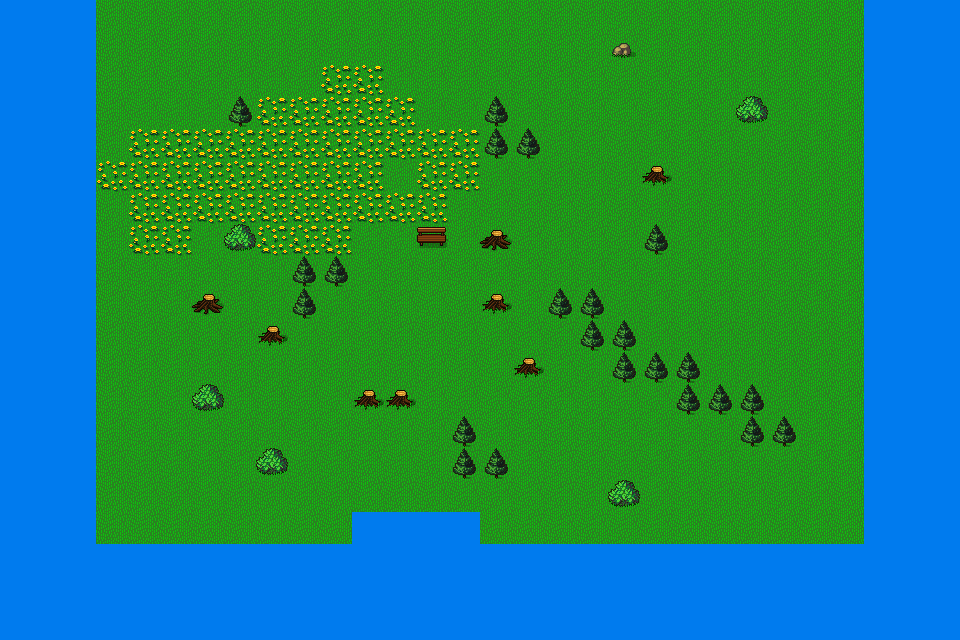

This is a level from a 2D game, rendered from its Tiled map with the project's own tilesets. A one-line summary and the complete map file follow:
An orthogonal 30x20 tile map with 32x32 px tiles, 2 tile layers (Tile Layer 1, Tile Layer 2) and 4 objects.

<map version="1.10" tiledversion="1.11.2" orientation="orthogonal" renderorder="right-down" width="30" height="20" tilewidth="32" tileheight="32" infinite="0" nextlayerid="4" nextobjectid="19">
 <tileset firstgid="1" source="basic.tsx" />
 <layer id="1" name="Tile Layer 1" width="30" height="20">
  <data encoding="csv">
212,212,212,98,98,98,98,98,98,98,98,98,98,98,98,98,98,98,98,98,98,98,98,98,98,98,98,212,212,212,
212,212,212,98,98,98,98,98,98,98,98,98,98,98,98,98,98,98,98,98,98,98,98,98,98,98,98,212,212,212,
212,212,212,98,98,98,98,98,98,98,98,98,98,98,98,98,98,98,98,98,98,98,98,98,98,98,98,212,212,212,
212,212,212,98,98,98,98,98,98,98,98,98,98,98,98,98,98,98,98,98,98,98,98,98,98,98,98,212,212,212,
212,212,212,98,98,98,98,98,98,98,98,98,98,98,98,98,98,98,98,98,98,98,98,98,98,98,98,212,212,212,
212,212,212,98,98,98,98,98,98,98,98,98,98,98,98,98,98,98,98,98,98,98,98,98,98,98,98,212,212,212,
212,212,212,98,98,98,98,98,98,98,98,98,98,98,98,98,98,98,98,98,98,98,98,98,98,98,98,212,212,212,
212,212,212,98,98,98,98,98,98,98,98,98,98,98,98,98,98,98,98,98,98,98,98,98,98,98,98,212,212,212,
212,212,212,98,98,98,98,98,98,98,98,98,98,98,98,98,98,98,98,98,98,98,98,98,98,98,98,212,212,212,
212,212,212,98,98,98,98,98,98,98,98,98,98,98,98,98,98,98,98,98,98,98,98,98,98,98,98,212,212,212,
212,212,212,98,98,98,98,98,98,98,98,98,98,98,98,98,98,98,98,98,98,98,98,98,98,98,98,212,212,212,
212,212,212,98,98,98,98,98,98,98,98,98,98,98,98,98,98,98,98,98,98,98,98,98,98,98,98,212,212,212,
212,212,212,98,98,98,98,98,98,98,98,98,98,98,98,98,98,98,98,98,98,98,98,98,98,98,98,212,212,212,
212,212,212,98,98,98,98,98,98,98,98,98,98,98,98,98,98,98,98,98,98,98,98,98,98,98,98,212,212,212,
212,212,212,98,98,98,98,98,98,98,98,98,98,98,98,98,98,98,98,98,98,98,98,98,98,98,98,212,212,212,
212,212,212,98,98,98,98,98,98,98,98,98,98,98,98,98,98,98,98,98,98,98,98,98,98,98,98,212,212,212,
212,212,212,98,98,98,98,98,98,98,98,98,98,98,98,98,98,98,98,98,98,98,98,98,98,98,98,212,212,212,
212,212,212,212,212,212,212,212,212,212,212,0,98,98,98,212,212,212,212,212,212,212,212,212,212,212,212,212,212,212,
212,212,212,212,212,212,212,0,0,0,0,0,212,212,212,212,212,212,212,212,212,212,212,212,212,212,212,212,212,212,
212,212,212,212,212,0,0,0,212,212,212,212,212,212,212,212,212,212,212,212,212,212,212,212,212,212,212,212,212,212
</data>
 </layer>
 <layer id="2" name="Tile Layer 2" width="30" height="20">
  <data encoding="csv">
0,0,0,0,0,0,0,0,0,0,0,0,0,0,0,0,0,0,0,0,0,0,0,0,0,0,0,0,0,0,
0,0,0,0,0,0,0,0,0,0,0,0,0,0,0,0,0,0,0,489,0,0,0,0,0,0,0,0,0,0,
0,0,0,0,0,0,0,0,0,0,543,543,0,0,0,0,0,0,0,0,0,0,0,0,0,0,0,0,0,0,
0,0,0,0,0,0,0,875,543,543,543,543,543,0,0,875,0,0,0,0,0,0,0,927,0,0,0,0,0,0,
0,0,0,0,543,543,543,543,543,543,543,543,543,543,543,875,875,0,0,0,0,0,0,0,0,0,0,0,0,0,
0,0,0,543,543,543,543,543,543,543,543,543,0,543,543,0,0,0,0,0,877,0,0,0,0,0,0,0,0,0,
0,0,0,0,543,543,543,543,543,543,543,543,543,543,0,0,98,0,0,0,0,0,0,0,0,0,0,0,0,0,
0,0,0,0,543,543,0,927,543,543,543,98,98,1087,98,878,98,98,98,0,875,0,0,0,0,0,0,0,0,0,
0,0,0,0,0,0,0,98,98,875,875,98,98,98,98,98,98,98,98,0,0,0,0,0,0,0,0,0,0,0,
0,0,0,0,0,0,878,98,98,875,98,98,98,98,98,877,98,875,875,0,0,0,0,0,0,0,0,0,0,0,
0,0,0,0,0,0,98,98,877,98,98,98,98,98,98,98,98,98,875,875,0,0,0,0,0,0,0,0,0,0,
0,0,0,0,0,0,98,98,98,98,98,98,98,98,98,98,877,98,98,875,875,875,0,0,0,0,0,0,0,0,
0,0,0,0,0,0,927,98,98,98,98,877,877,98,98,98,98,98,98,0,0,875,875,875,0,0,0,0,0,0,
0,0,0,0,0,0,0,0,98,98,98,98,98,98,875,98,98,98,0,0,0,0,0,875,875,0,0,0,0,0,
0,0,0,0,0,0,0,0,927,0,0,98,98,98,875,875,98,0,0,0,0,0,0,0,0,0,0,0,0,0,
0,0,0,0,0,0,0,0,98,98,98,0,0,0,0,98,0,0,0,927,0,0,0,0,0,0,0,0,0,0,
0,0,0,0,0,0,0,0,0,0,0,212,212,212,212,0,0,0,0,0,0,0,0,0,0,0,0,0,0,0,
0,0,0,0,0,0,0,0,212,212,212,212,212,212,212,212,0,0,0,0,0,0,0,0,0,0,0,0,0,0,
0,0,0,0,212,212,212,212,212,212,212,212,212,212,212,0,0,0,0,0,0,0,0,0,0,0,0,0,0,0,
0,0,0,0,212,212,212,212,212,212,212,212,212,212,0,0,0,0,0,0,0,0,0,0,0,0,0,0,0,0
</data>
 </layer>
 <objectgroup id="3" name="Collison">
  <object id="5" x="20.9869" y="549.331" width="956" height="35.8182" />
  <object id="9" x="64.2897" y="4.21932" width="29" height="595.091" />
  <object id="17" x="336.364" y="-157.576" width="3.0303" />
  <object id="18" x="869.123" y="-5.98413" width="29" height="595.091" />
 </objectgroup>
</map>
